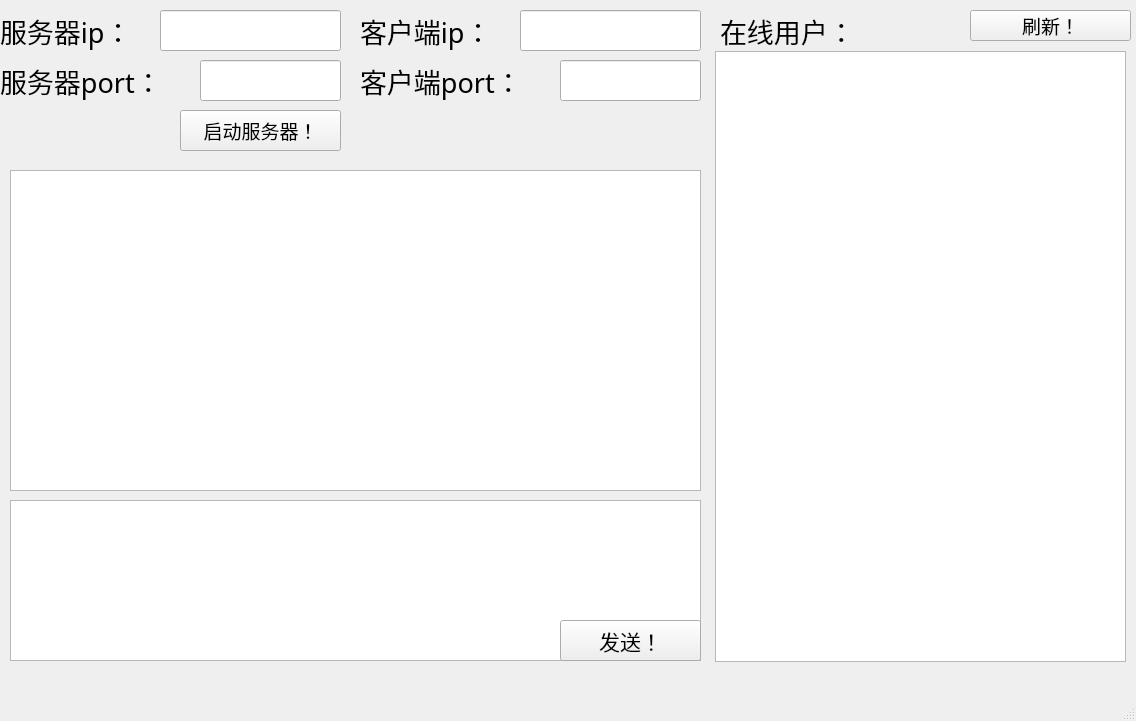
<?xml version="1.0" encoding="UTF-8"?>
<ui version="4.0">
 <class>MainWindow</class>
 <widget class="QMainWindow" name="MainWindow">
  <property name="geometry">
   <rect>
    <x>0</x>
    <y>0</y>
    <width>1136</width>
    <height>721</height>
   </rect>
  </property>
  <property name="windowTitle">
   <string>MainWindow</string>
  </property>
  <widget class="QWidget" name="centralwidget">
   <widget class="QLabel" name="label">
    <property name="geometry">
     <rect>
      <x>0</x>
      <y>10</y>
      <width>171</width>
      <height>41</height>
     </rect>
    </property>
    <property name="font">
     <font>
      <family>楷体</family>
      <pointsize>20</pointsize>
     </font>
    </property>
    <property name="text">
     <string>服务器ip：</string>
    </property>
   </widget>
   <widget class="QLabel" name="label_2">
    <property name="geometry">
     <rect>
      <x>360</x>
      <y>10</y>
      <width>171</width>
      <height>41</height>
     </rect>
    </property>
    <property name="font">
     <font>
      <family>楷体</family>
      <pointsize>20</pointsize>
     </font>
    </property>
    <property name="text">
     <string>客户端ip：</string>
    </property>
   </widget>
   <widget class="QLabel" name="label_3">
    <property name="geometry">
     <rect>
      <x>0</x>
      <y>60</y>
      <width>191</width>
      <height>41</height>
     </rect>
    </property>
    <property name="font">
     <font>
      <family>楷体</family>
      <pointsize>20</pointsize>
     </font>
    </property>
    <property name="text">
     <string>服务器port：</string>
    </property>
   </widget>
   <widget class="QLabel" name="label_4">
    <property name="geometry">
     <rect>
      <x>360</x>
      <y>60</y>
      <width>191</width>
      <height>41</height>
     </rect>
    </property>
    <property name="font">
     <font>
      <family>楷体</family>
      <pointsize>20</pointsize>
     </font>
    </property>
    <property name="text">
     <string>客户端port：</string>
    </property>
   </widget>
   <widget class="QLineEdit" name="serverip">
    <property name="geometry">
     <rect>
      <x>160</x>
      <y>10</y>
      <width>181</width>
      <height>41</height>
     </rect>
    </property>
   </widget>
   <widget class="QLineEdit" name="clientip">
    <property name="geometry">
     <rect>
      <x>520</x>
      <y>10</y>
      <width>181</width>
      <height>41</height>
     </rect>
    </property>
   </widget>
   <widget class="QLineEdit" name="serverport">
    <property name="geometry">
     <rect>
      <x>200</x>
      <y>60</y>
      <width>141</width>
      <height>41</height>
     </rect>
    </property>
   </widget>
   <widget class="QLineEdit" name="clientport">
    <property name="geometry">
     <rect>
      <x>560</x>
      <y>60</y>
      <width>141</width>
      <height>41</height>
     </rect>
    </property>
   </widget>
   <widget class="QPushButton" name="connect">
    <property name="geometry">
     <rect>
      <x>180</x>
      <y>110</y>
      <width>161</width>
      <height>41</height>
     </rect>
    </property>
    <property name="font">
     <font>
      <family>楷体</family>
      <pointsize>14</pointsize>
     </font>
    </property>
    <property name="text">
     <string>启动服务器！</string>
    </property>
   </widget>
   <widget class="QPushButton" name="send">
    <property name="geometry">
     <rect>
      <x>560</x>
      <y>620</y>
      <width>141</width>
      <height>41</height>
     </rect>
    </property>
    <property name="font">
     <font>
      <family>楷体</family>
      <pointsize>16</pointsize>
     </font>
    </property>
    <property name="text">
     <string>发送！</string>
    </property>
   </widget>
   <widget class="QTextBrowser" name="information">
    <property name="geometry">
     <rect>
      <x>10</x>
      <y>170</y>
      <width>691</width>
      <height>321</height>
     </rect>
    </property>
   </widget>
   <widget class="QTextEdit" name="message">
    <property name="geometry">
     <rect>
      <x>10</x>
      <y>500</y>
      <width>691</width>
      <height>161</height>
     </rect>
    </property>
   </widget>
   <widget class="QLabel" name="label_5">
    <property name="geometry">
     <rect>
      <x>720</x>
      <y>10</y>
      <width>171</width>
      <height>41</height>
     </rect>
    </property>
    <property name="font">
     <font>
      <family>楷体</family>
      <pointsize>20</pointsize>
     </font>
    </property>
    <property name="text">
     <string>在线用户：</string>
    </property>
   </widget>
   <widget class="QListWidget" name="clientlist">
    <property name="geometry">
     <rect>
      <x>715</x>
      <y>51</y>
      <width>411</width>
      <height>611</height>
     </rect>
    </property>
    <property name="contextMenuPolicy">
     <enum>Qt::CustomContextMenu</enum>
    </property>
   </widget>
   <widget class="QPushButton" name="freshen">
    <property name="geometry">
     <rect>
      <x>970</x>
      <y>10</y>
      <width>161</width>
      <height>31</height>
     </rect>
    </property>
    <property name="font">
     <font>
      <family>楷体</family>
      <pointsize>14</pointsize>
     </font>
    </property>
    <property name="text">
     <string>刷新！</string>
    </property>
   </widget>
   <zorder>message</zorder>
   <zorder>label</zorder>
   <zorder>label_2</zorder>
   <zorder>label_3</zorder>
   <zorder>label_4</zorder>
   <zorder>serverip</zorder>
   <zorder>clientip</zorder>
   <zorder>serverport</zorder>
   <zorder>clientport</zorder>
   <zorder>connect</zorder>
   <zorder>send</zorder>
   <zorder>information</zorder>
   <zorder>label_5</zorder>
   <zorder>clientlist</zorder>
   <zorder>freshen</zorder>
  </widget>
  <widget class="QMenuBar" name="menubar">
   <property name="geometry">
    <rect>
     <x>0</x>
     <y>0</y>
     <width>1136</width>
     <height>26</height>
    </rect>
   </property>
  </widget>
  <widget class="QStatusBar" name="statusbar"/>
 </widget>
 <resources/>
 <connections/>
</ui>
